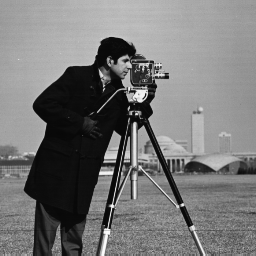
//> input picture Video_stable/ecc_opencv/image.pgm, 256 x 256 px, given in place of image.jpg, which was not available
$ ./main image.jpg   (built with g++ and OpenCV 4)
//> lines starting //> are read from the running program, lines starting //| are printed output that depends on the picture; after the words box and inside, x2 and y2 are one past the last pixel; in counts of white or black regions, pixels touching at a corner belong together; pictures that were not available may be replaced by others from this repository, and a replacement may not be noted
### freeCam/segment/segmentation.h

#include<iostream>
#include<string>
#include<vector>
#include<opencv2/opencv.hpp>
using namespace std;
using namespace cv;

void getEdges(Mat image, Mat &edge, int edgeThresh, bool use_scharr);
void roughThreshSegment(Mat img, Mat &mask);
Mat singleConnetedDomain( Mat binary );
int getAreaContours(Mat binary, vector<vector<Point> > &contours, vector<Vec4i> &hierarchy);
Mat singleConnetedDomainContour(Mat binary);
Mat fillHole(Mat binary);
Mat refineBinarySegments(Mat binary);
Mat colorThreshSegment(Mat original, const vector<int> colorThresh, const string mode);
Mat detectSkinTone(Mat src, Mat &dst, int method);
void getShowContours(Mat binary);

void refineSegments(const Mat img, Mat mask, Mat& dst);

### freeCam/segment/segmentation.cpp
// Intend to segment image.
#include<iostream>
#include<cstdio>
#include<cstdarg>
#include<vector>
#include<string>
#include<opencv2/opencv.hpp>
using namespace std;
using namespace cv;
#ifndef DEBUG
#define DEBUG 1
#endif

void vlog(const char *format,...);
// [8 lines left out: function vlog, not called in this run]
/*
 * Get the edge of a gray image, use Canny.
 * Input:   image,      gray;
 *          edgeThresh, threshold for the hysteresis procedure.
 *          use_scharr, select between sobel or Scharr;
 * OutPut: edge, output edge map; single channels 8-bit image, which has the same size as image.
 */
void getEdges(Mat image, Mat &edge, int edgeThresh, bool use_scharr)
{
    Mat gray, blurImage;
    if(image.channels() > 1) cvtColor(image, gray, CV_BGR2GRAY);
    else gray = image;
    blur(gray, blurImage, Size(3,3));
    if( ! use_scharr ) {
        // use sobel inner.
        Canny(blurImage, edge, edgeThresh, edgeThresh * 3, 3);
    }
    else {
        /// Canny detector with scharr
        Mat dx,dy;
        Scharr(blurImage, dx, CV_16S, 1, 0);
        Scharr(blurImage, dy, CV_16S, 0, 1);
        Canny( dx, dy, edge, edgeThresh, edgeThresh * 3 );
    }
    return;
}

/*
 * segment the image with otsu threshold, and edges;
 * Input:   gray img;
 * OutPut:  binary mask with same size of img;
 */
void roughThreshSegment(Mat img, Mat &mask)
{
    Mat gray, otsuArea, adapArea, edge, dst;
    if(img.channels() > 1) cvtColor(img, gray, CV_BGR2GRAY);
    else gray = img;
    getEdges(gray, edge, 30, false);
    //dilate(edge, edge, Mat(), Point(-1,-1));
    //MORPH_CROSS, MORPH_ELLIPSE, MORPH_RECT
    //Mat kernel = getStructuringElement(MORPH_CROSS, Size(3, 3), Point(1,1));
    //morphologyEx(edge, edge, MORPH_CLOSE, kernel, Point(1,1), 2 );
    morphologyEx(edge, edge, MORPH_CLOSE, Mat::ones(3,3,CV_8SC1), Point(1,1), 2 );

    GaussianBlur(gray, gray, Size(3, 3), 0, 0, BORDER_DEFAULT);

    threshold(gray, otsuArea, 0, 255, THRESH_BINARY_INV + THRESH_OTSU);
    //dilate(otsuArea, otsuArea, Mat(), Point(-1,-1));
    morphologyEx(otsuArea, otsuArea, MORPH_CLOSE, Mat::ones(3,3,CV_8SC1), Point(1,1), 2 );

    adaptiveThreshold(gray, adapArea, 255, THRESH_BINARY_INV, ADAPTIVE_THRESH_GAUSSIAN_C, 3, 3);
    //dilate(adapArea, adapArea, Mat(), Point(-1,-1));
    morphologyEx(adapArea, adapArea, MORPH_CLOSE, Mat::ones(3,3,CV_8SC1), Point(1,1), 2 );

    bitwise_or(adapArea, otsuArea, dst, noArray());
    bitwise_or(dst, edge, dst, noArray());

    //Execute morphological-close
    //morphologyEx(dst, dst, MORPH_CLOSE, Mat::ones(9,9,CV_8SC1), Point(4,4), 2 );
    //morphologyEx(dst, dst, MORPH_OPEN, Mat::ones(3,3,CV_8SC1), Point(1,1), 2 );

    mask = dst;
    return;
}
/*
 * find the max connected area in the binary image.
 */
Mat singleConnetedDomain( Mat binary )
{
    // Maximum connected domain
    int connectivity = 8;
    Mat labels, centroids, stats;
    connectedComponentsWithStats(binary, labels, stats, centroids, connectivity);
    if(stats.rows < 2) return binary;
    int areaLabel = 0, areaMax = 0;
    for(int r = 1; r < stats.rows; r ++)
    {
        int maxPix = stats.at<int>(r, 4);
        if( maxPix > areaMax ) {
            areaMax = maxPix;
            areaLabel = r;
        }
    }
    Mat ret = Mat::zeros(binary.size(), CV_8UC1);
    for(int x = 0; x < binary.rows; x ++)
        for(int y = 0; y < binary.cols; y++)
            ret.at<uchar>(x, y) = labels.at<int>(x,y) == areaLabel ? 255 : 0;
    return ret;
}

/*
 * find the max area contours in the binary image and return the index in the contours vector;
 * Input:   binary, binary image.
 *          contours, hierarchy, to save contours;
 * Return: max contours area index;
 */
// [27 lines left out: function getAreaContours, not called in this run]

/*
 * find the max connected area in the binary image with contours.
 */
// [12 lines left out: function singleConnetedDomainContour, not called in this run]

/*
 * fill the black holes in the binary image;
 */
Mat fillHole(Mat binary)
{
    morphologyEx(binary, binary, MORPH_CLOSE, Mat::ones(3,3,CV_8SC1), Point(1,1), 2 );
    Mat filled;
    binary.copyTo(filled);
    floodFill( filled, Point(0,0), Scalar(255) );
    bitwise_not( filled, filled );
    bitwise_or(filled, binary, filled, noArray());
    //morphologyEx(filled, filled, MORPH_OPEN, Mat::ones(3,3,CV_8SC1), Point(1,1), 2 );
    return filled;
}

/*
 * refine the rough segment.
 */
Mat refineBinarySegments(Mat binary)
{
    //Mat new_mask = singleConnetedDomainContour(binary);
    Mat new_mask = singleConnetedDomain(binary);
    new_mask = fillHole( new_mask );
    morphologyEx(new_mask, new_mask, MORPH_OPEN, Mat::ones(3,3,CV_8SC1), Point(1,1), 2 );
    //vector<vector<Point> >contours;
    //vector<Vec4i> hierarchy;
    //int maxAreaIdx = getAreaContours(new_mask, contours, hierarchy);
    //vector<Point> approx;
    //approxPolyDP(Mat(contours[maxAreaIdx]), approx, arcLength(Mat(contours[maxAreaIdx]), true)*0.02, true);
    //Mat temp = Mat::zeros( binary.size(), CV_8UC3 );
    //fillConvexPoly(temp, approx, Scalar(255, 0, 0));
    return new_mask;
}
/*
 * Demonstrate the threshold segmentation with color;
 * Input:   original,       3 channels BGR image.
 *          colorThresh,    6 colorThresh: [minBGR, maxBGR] | [minHSV | maxHSV] | [minLab, maxLab] | [minYCrCb | maxYCrCb]
 *                          example:[0, 0, 0, 255, 255, 255]
 *          mode:           BGR | HSV | YCB | YCrCb | LAB | Lab
 * Return:  BRG image with color and black background.
 */
// [54 lines left out: function colorThreshSegment, not called in this run]
/*
 * Demonstrate the skin tone threshold to detect skin.
 * two method provided, BGR + HSV or BGR + YCrCb, and the second is a little better in some case.
 * Paras:
 *      src,    Input, 3 channel BGR color image.
 *      dst,    Output, same size with src, remove non-skin-tone pixels;
 *      method, Input,  <=0 for hsv, others for YCrCb
 * Return:
 *      mask, binary image with same size with src, skin-tone is marked as 255;
 * Reference: https://arxiv.org/pdf/1708.02694.pdf
 */
Mat detectSkinTone(Mat src, Mat &dst, int method)
{
    Mat hsv, ycb;
    dst = Mat::zeros(src.size(), CV_8UC3);
    Mat mask = Mat::zeros(src.size(), CV_8UC1);
    if(method < 1)
    {
        cvtColor(src, hsv, CV_BGR2HSV);
        for(size_t i = 0; i < src.rows; i ++) {
            for(size_t j = 0; j < src.cols; j++) {
                Vec3b hsvPixel = hsv.at<Vec3b>(i, j);
                Vec3b bgrPixel = src.at<Vec3b>(i, j);
                int B = bgrPixel[0], G = bgrPixel[1], R = bgrPixel[2];
                int H = hsvPixel[0], S = hsvPixel[1], V = hsvPixel[2];
                if(     H >= 0 && H <= 50 && S >= 58 && S <= 174
                        && R > 95 && G > 40 && B > 20 && R > G  && R > B && R - G > 15 ) {
                    dst.at<Vec3b>(i, j) = src.at<Vec3b>(i, j);
                    mask.at<uchar>(i, j) = 255;
                }
            }
        }
    }
    else
    {
        cvtColor(src, ycb, CV_BGR2YCrCb);
        for(size_t i = 0; i < src.rows; i ++) {
            for(size_t j = 0; j < src.cols; j ++) {
                Vec3b ycbPixel = ycb.at<Vec3b>(i, j);
                Vec3b bgrPixel = src.at<Vec3b>(i, j);
                int B = bgrPixel[0], G = bgrPixel[1], R = bgrPixel[2];
                int Y = ycbPixel[0], Cr = ycbPixel[1], Cb = ycbPixel[2];
                if(     R > 95 && G > 40 && B > 20 && R > G && R > B && R - G > 15
                        && Cr > 135 && Cb > 85 && Y > 80
                        && Cr <= (1.5862 * Cb) + 20
                        && Cr >= (0.3448 * Cb) + 76.2069
                        && Cr >= (-4.5652 * Cb) + 234.5652
                        && Cr <= (-1.15 * Cb) + 301.75
                        && Cr <= (-2.2857 * Cb) + 432.85 ) {
                    dst.at<Vec3b>(i, j) = src.at<Vec3b>(i, j);
                    mask.at<uchar>(i, j) = 255;
                }
            }
        }
    }

    return mask;
}
// [86 lines left out: functions getShowContours, refineSegments, not called in this run]

### freeCam/segment/main.cpp

#include<iostream>
#include<opencv2/opencv.hpp>
#include "segmentation.h"
using namespace std;
using namespace cv;

static void usage()
{
    cout<<"This program illustrate the use of segmentation.\n";
    cout<<"mainly roughSegment, singleConnect, the filled the holes;\n";
    cout<<"Call:\n";
    cout<<"\t ./bin image.jpg\n";
    cout<<"Using OpenCV version " << CV_VERSION <<endl;
}
int main(int argc, char *argv[])
{
    if( argc != 2 ) {
        usage();
        return -1;
    }
    Mat img = imread(argv[1], 1);
//> img is the input picture: 256 rows x 256 cols, CV_8UC3; min 7, max 253, mean 118.7
    if(img.rows > 640 || img.cols > 1280) resize(img, img, img.size() / 2);
    Mat gray, binary, skin, skin_mask, mask;
    cvtColor(img, gray, CV_BGR2GRAY);
    skin_mask = detectSkinTone(img, skin, 1);
//> in detectSkinTone, `cvtColor(src, ycb, CV_BGR2YCrCb);`: ycb: 256 rows x 256 cols, CV_8UC3; mean of channels 0, 1, 2 118.7, 128, 128
//> after the loop in detectSkinTone, `for(size_t i = 0; i < src.rows; i ++)`: dst: 256 rows x 256 cols, CV_8UC3; every value is 0
//> after the loop in detectSkinTone, `for(size_t i = 0; i < src.rows; i ++)`: mask: 256 rows x 256 cols, CV_8UC1; every value is 0
    roughThreshSegment(img, binary);
//> in getEdges, `Canny(blurImage, edge, edgeThresh, edgeThresh * 3, 3);`:
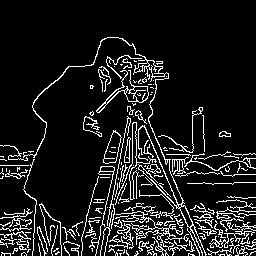
//> edge: 256 rows x 256 cols, CV_8UC1; 11% white in thin lines or dots, all inside (x1, y1, x2, y2) = (0, 37, 256, 256)
//> in roughThreshSegment, `morphologyEx(edge, edge, MORPH_CLOSE, Mat::ones(3,3,CV_8SC1), Point(1,..`:
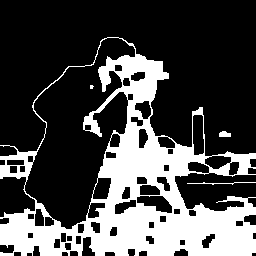
//> edge: 256 rows x 256 cols, CV_8UC1; 28.8% white; 4 white regions (1 under 20 px), largest, box (x1, y1, x2, y2) and area: (0, 37, 256, 256) 18756, (187, 182, 256, 185) 74, (219, 131, 231, 137) 59
//> in roughThreshSegment, `threshold(gray, otsuArea, 0, 255, THRESH_BINARY_INV + THRESH_OTSU);`: otsuArea: 256 rows x 256 cols, CV_8UC1; 26.1% white; 27 white regions (15 under 20 px), largest, box (x1, y1, x2, y2) and area: (0, 37, 183, 256) 15960, (183, 161, 216, 174) 290, (235, 159, 256, 175) 253
//> in roughThreshSegment, `morphologyEx(otsuArea, otsuArea, MORPH_CLOSE, Mat::ones(3,3,CV_8SC1), ..`:
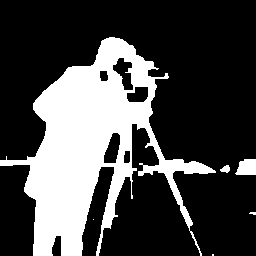
//> otsuArea: 256 rows x 256 cols, CV_8UC1; 27.6% white; 6 white regions (3 under 20 px), largest, box (x1, y1, x2, y2) and area: (0, 37, 216, 256) 17720, (235, 159, 256, 175) 279, (220, 165, 230, 173) 53
//> in roughThreshSegment, `morphologyEx(adapArea, adapArea, MORPH_CLOSE, Mat::ones(3,3,CV_8SC1), ..`:
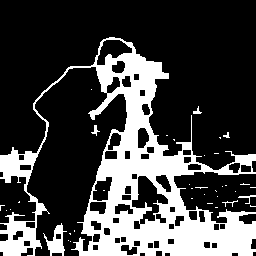
//> adapArea: 256 rows x 256 cols, CV_8UC1; 26.4% white; 37 white regions (30 under 20 px), largest, box (x1, y1, x2, y2) and area: (0, 37, 256, 256) 16678, (43, 223, 67, 256) 334, (238, 195, 256, 204) 45
//> in roughThreshSegment, `bitwise_or(adapArea, otsuArea, dst, noArray());`: dst: 256 rows x 256 cols, CV_8UC1; 43.7% white; 30 white regions (25 under 20 px), largest, box (x1, y1, x2, y2) and area: (0, 37, 256, 256) 28454, (238, 195, 256, 204) 45, (193, 106, 202, 114) 32, (222, 200, 238, 207) 27, (223, 132, 230, 138) 22
//> in roughThreshSegment, `bitwise_or(dst, edge, dst, noArray());`: dst: 256 rows x 256 cols, CV_8UC1; 49.7% white; 20 white regions (17 under 20 px), largest, box (x1, y1, x2, y2) and area: (0, 37, 256, 256) 32359, (187, 182, 256, 185) 86, (219, 131, 231, 139) 68
    bitwise_or(skin_mask, binary, mask);
    imshow("src", img);
    imshow("rough", binary);
    imshow("skin", skin);
    imshow("skin_mask", skin_mask);
    imshow("rough+skin", mask);
    mask = refineBinarySegments(mask);
//> in singleConnetedDomain, `connectedComponentsWithStats(binary, labels, stats, centroids, connect..`:
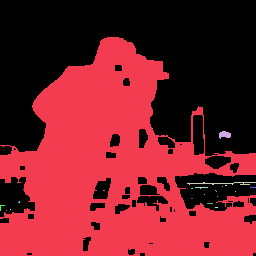
//> labels: 256 rows x 256 cols, CV_32SC1; 21 distinct labels, from 0 to 20; one colour per label, 0 black
//> in singleConnetedDomain, `connectedComponentsWithStats(binary, labels, stats, centroids, connect..`: stats = 21 rows, first 6: [0, 0, 256, 256, 32965], [0, 37, 256, 219, 32359], [219, 131, 12, 8, 68], [187, 182, 69, 3, 86], [225, 185, 2, 1, 2], [195, 187, 13, 2, 14]; centroids = 21 rows, first 8: [138.8, 84.23], [115.5, 171.3], [224.3, 134.2], [223.1, 182.9], [225.5, 185], [200.9, 187.1], [222, 186], [252.5, 187]
//> the loop in singleConnetedDomain, `for(int r = 1; r < stats.rows; r ++)` made 20 passes
//> (maxPix, areaMax) on pass 1: (32359, 32359)
//> maxPix on passes 2 to 7: 68, 86, 2, 14, 1, 6
//> after the loop in singleConnetedDomain, `for(int r = 1; r < stats.rows; r ++)`: areaMax = 32359; areaLabel = 1
//> after the loop in singleConnetedDomain, `for(int x = 0; x < binary.rows; x ++)`: ret: 256 rows x 256 cols, CV_8UC1; 49.4% white; 1 white region, box (x1, y1, x2, y2) and area: (0, 37, 256, 256) 32359
//> in fillHole, `morphologyEx(binary, binary, MORPH_CLOSE, Mat::ones(3,3,CV_8SC1), Poin..`:
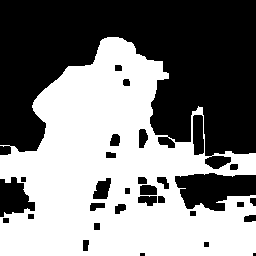
//> binary: 256 rows x 256 cols, CV_8UC1; 50.1% white; 31 black regions (2 under 20 px), largest, box (x1, y1, x2, y2) and area: (0, 0, 256, 169) 27456, (175, 173, 256, 211) 2133, (0, 177, 35, 217) 916
//> in fillHole, `floodFill( filled, Point(0,0), Scalar(255) );`: filled: 256 rows x 256 cols, CV_8UC1; 91.3% white; 33 black regions (2 under 20 px), largest, box (x1, y1, x2, y2) and area: (175, 173, 256, 211) 2133, (0, 177, 35, 217) 916, (193, 115, 204, 155) 397
//> in fillHole, `bitwise_or(filled, binary, filled, noArray());`:
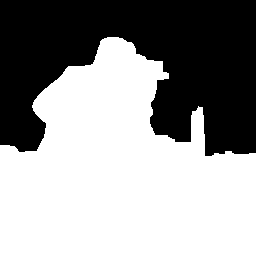
//> filled: 256 rows x 256 cols, CV_8UC1; 58.8% white; 1 black region, box (x1, y1, x2, y2) and area: (0, 0, 256, 156) 26989
//> in refineBinarySegments, `morphologyEx(new_mask, new_mask, MORPH_OPEN, Mat::ones(3,3,CV_8SC1), P..`: new_mask: 256 rows x 256 cols, CV_8UC1; 58.8% white; 1 black region, box (x1, y1, x2, y2) and area: (0, 0, 256, 156) 26993
    imshow("mask", mask);

    waitKey();
    return 0;
}
